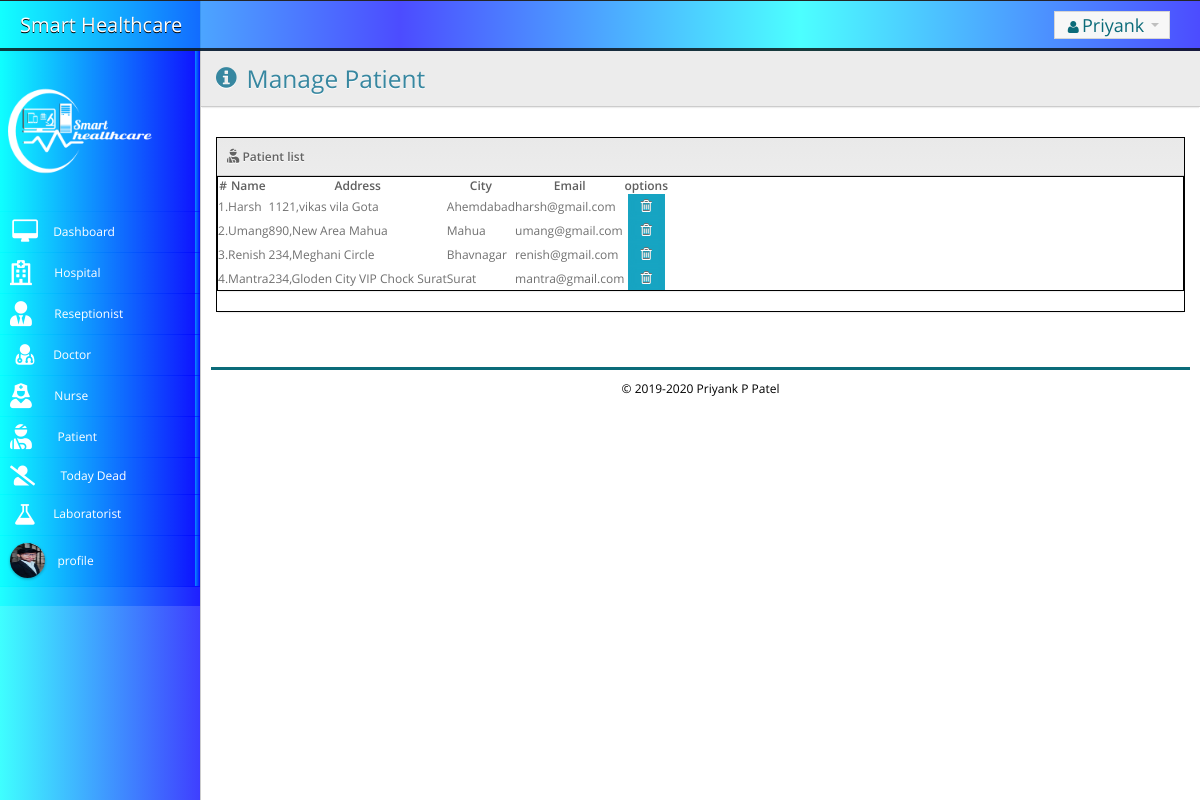
Page /app/admin/patient_list.php (signed in) on the committed database.
### tables this page shows
CREATE TABLE `patient` (
  `P_id` int(11) NOT NULL,
  `F_Name` varchar(50) NOT NULL,
  `L_Name` varchar(50) NOT NULL,
  `Gender` varchar(7) NOT NULL,
  `Dob` varchar(15) NOT NULL,
  `Blood_group` varchar(4) NOT NULL,
  `Disability` varchar(90) DEFAULT NULL,
  `Address` varchar(100) NOT NULL,
  `City` varchar(25) NOT NULL,
  `Pincode` varchar(7) NOT NULL,
  `Email` varchar(60) NOT NULL,
  `Phone` varchar(11) NOT NULL,
  `Password` varchar(40) NOT NULL,
  `updationDate` varchar(40) DEFAULT NULL,
  `Profile` varchar(255) DEFAULT NULL
);

### app/admin/patient_list.php (the view, shortened to what this page needs)
<?php
include('include/config.php');
?>
<!DOCTYPE html PUBLIC "-//W3C//DTD XHTML 1.0 Transitional//EN" "http://www.w3.org/TR/xhtml1/DTD/xhtml1-transitional.dtd">
<html>
    <head>
				<link rel="stylesheet" type="text/css" href="http://localhost/smart_healthcare/fontawesome/css/all.css">
		<link rel="stylesheet" href="http://localhost/smart_healthcare/css/cssall/css/font.css">
		<link rel="stylesheet" href="http://localhost/smart_healthcare/css/val.css">
	<link rel="stylesheet" type="text/css" href="http://localhost/smart_healthcare/fontawesome/font-awesome-4.7.0/css/font-awesome.min.css">
	<link rel="stylesheet" type="text/css" href="http://localhost/smart_healthcare/fontawesome/iconic/css/material-design-iconic-font.min.css">
        <link href="http://localhost/smart_healthcare/css/cssall/css/demo.css" media="screen" rel="stylesheet" type="text/css" />
    </head>
<body>
	 <div class="tc-videobackground">
            <video src="http://localhost/smart_healthcare/images/Dna - 27019.mp4" autoplay loop muted></video>
        </div>
<?php include('include/header.php');?>
<?php include('include/said.php');?>
    <div class="main-content">
		        <div class="container-fluid" >
            <div class="row-fluid">
                <div class="area-top clearfix">
                    <div class="pull-left header">
                        <h3 class="title">
                        <i class="icon-info-sign"></i>
                         Manage Patient </h3>
                    </div>
                </div>
            </div>
        </div>
     <div class="container-fluid padded">
                    <div class="box">
                <div class="box-header">
                    <span class="title">
                       <i class="fas fa-user-injured"></i>    Patient list
                    </span>
                </div>
			<div class="tab-pane box active " id="list">
                <table cellpadding="0" cellspacing="0" border="0" class="dTable responsive">
                	<thead>
                		<tr>
                    		<th><div>#</div></th>
                    		<th><div>Name</div></th>
                    		<th><div>Address</div></th>
                    		<th><div>City</div></th>
                    		<th><div>Email</div></th>
                    		<th><div>options</div></th>
						</tr>
					</thead>
                    <tbody>
					<?php
$sql=mysqli_query($con,"select * from patient");
$cnt=1;
while($row=mysqli_fetch_array($sql))
{
?>
                        <tr>
                            <td><?php echo $cnt;?>.</td>
							<td><?php echo $row['F_Name'];?></td>
							<td><?php echo $row['Address'];?></td>
							<td><?php echo $row['City'];?></td>
							<td><?php echo $row['Email'];?></td>
							<td align="center">
                            	<a href="patient_list.php?id=<?php echo $row['P_id']?>&del=delete" onclick="return confirm('Are you sure you want delete this record?')"
                                	rel="tooltip" data-placement="top" data-original-title="delete" class="btn btn-red">
                                		<i class="icon-trash"></i>
                                </a>
        					</td>
                        </tr>
<?php
$cnt=$cnt+1;
											 }?>
                    </tbody>
                </table>
			</div>
		</div>
</div>
<div style="clear:both;color:#000000; padding:10px;">
    	<hr /><center>&copy; <?php $query=mysqli_query($con,"select Copy from admin where A_id=1");
					while($row=mysqli_fetch_array($query))
{
   echo $row['Copy'] ;
}
?></center>
</div>
</body>
</html>

### app/admin/include/header.php (shortened to what this page needs)
 <div class="navbar navbar-top navbar-inverse">
	<div class="navbar-inner">
		<div class="container-fluid">
			<div class="brand">Smart Healthcare
			</div>
	  <div class="nav-collapse nav-collapse-top collapse">
			<ul class="nav pull-right">
				<li class="dropdown">
<li class="dropdown">
					<a href="#" class="dropdown-toggle" data-toggle="dropdown"><i class="icon-user"></i><?php $query=mysqli_query($con,"select Name from admin where A_id='".$_SESSION['id']."'");
					while($row=mysqli_fetch_array($query))
{
   echo $row['Name'] ;
}
?>
					<b class="caret"></b></a>
			</div>
		</div>
	</div>
</div>

### app/admin/include/said.php (shortened to what this page needs)
  <div class="sidebar-background">
	<div class="primary-sidebar-background">
	</div>
</div>
<div class="primary-sidebar">
	<ul class="nav nav-collapse collapse nav-collapse-primary">
    		<li class="">
			<span class="glow"></span>
			<img src="http://localhost/smart_healthcare/images/logo.png"  style="height:20vh; width:auto;" alt="Smart Healthcare">
		</li>
		<li class="">
			<span class="glow"></span>
				<a href="dashboard.php" >
					<i class="icon-desktop icon-2x"></i>
					<span>Dashboard</span>
				</a>
		</li>
		<li class="">
			<span class="glow"></span>
				<a href="hospital_list.php" >
					<i class="far fa-hospital" style="font-size:25px"></i>
					<span>Hospital</span>
				</a>
		</li>
				<li class="">
			<span class="glow"></span>
			<a href="reseptionist.php" >
		<i class="fas fa-user-tie" style="font-size:25px"></i>
					<span>Reseptionist</span>
				</a>
		</li>
		<li class="">
			<span class="glow"></span>
				<a href="doctor_list.php" >
					<i class="icon-user-md icon-2x"></i>
					<span>Doctor</span>
				</a>
		</li>
		<li class="">
			<span class="glow"></span>
				<a href="nurse_list.php" >
				<i class="fas fa-user-nurse" style="font-size:25px"></i>&nbsp; &nbsp;
					<span>Nurse</span>
				</a>
		</li>
		<li class="">
			<span class="glow"></span>
				<a href="patient_list.php" >
<i class="fas fa-user-injured" style="font-size:25px"></i> &nbsp; &nbsp;
					<span>Patient</span>
				</a>
		</li>
		<li class="">
			<span class="glow"></span>
				<a href="dead.php" >
<i class="fas fa-user-slash" style="font-size:20px"></i> &nbsp; &nbsp;
					<span>Today Dead</span>
				</a>
		</li>
		<li class="">
			<span class="glow"></span>
				<a href="laboratory_list.php" >
<i class="icon-beaker icon-2x"></i>
					<span>Laboratorist</span>
				</a>
		</li>
		<li class="">
			<span class="glow"></span>
				<a href="profile.php" >
				 <div class="avatar blue"><div class="img-wrap">
			<?php
$sql = "select Profile from admin where A_id='".$_SESSION['id']."'";
$result = mysqli_query($con,$sql);
$row = mysqli_fetch_array($result);
$image = $row['Profile'];
$image_src = "upload/".$image;
?>
<img src='<?php echo $image_src;  ?>' onerror=this.src="http://localhost/smart_healthcare/images/def.jpg" >
</div></div>
					&nbsp;&nbsp;&nbsp;<span>profile</span>
				</a>
		</li>
	</ul>
</div>

### css/val.css (style rules this page uses)
h1,h2,h3,h4,h5,h6 { margin: 0px; }
ul, li { margin: 0px; list-style-type: none; }
.img-wrap img { width: 35px; height: 35px; background-color: ; border-radius: 100%; overflow: hidden; box-shadow: 0px 0px 18px 0px rgba(0, 0, 0, 0.15); }

### rows in the picture
patient: F_Name "Harsh", Address "1121,vikas vila Gota", City "Ahemdabad", Email "harsh@gmail.com"
patient: F_Name "Umang", Address "890,New Area Mahua", City "Mahua", Email "umang@gmail.com"
patient: F_Name "Renish", Address "234,Meghani Circle", City "Bhavnagar", Email "renish@gmail.com"
patient: F_Name "Mantra", Address "234,Gloden City VIP Chock Surat", City "Surat", Email "mantra@gmail.com"

### other values in the picture
$row['Name'] "Priyank"
$row['Copy'] "2019-2020 Priyank P Patel"
